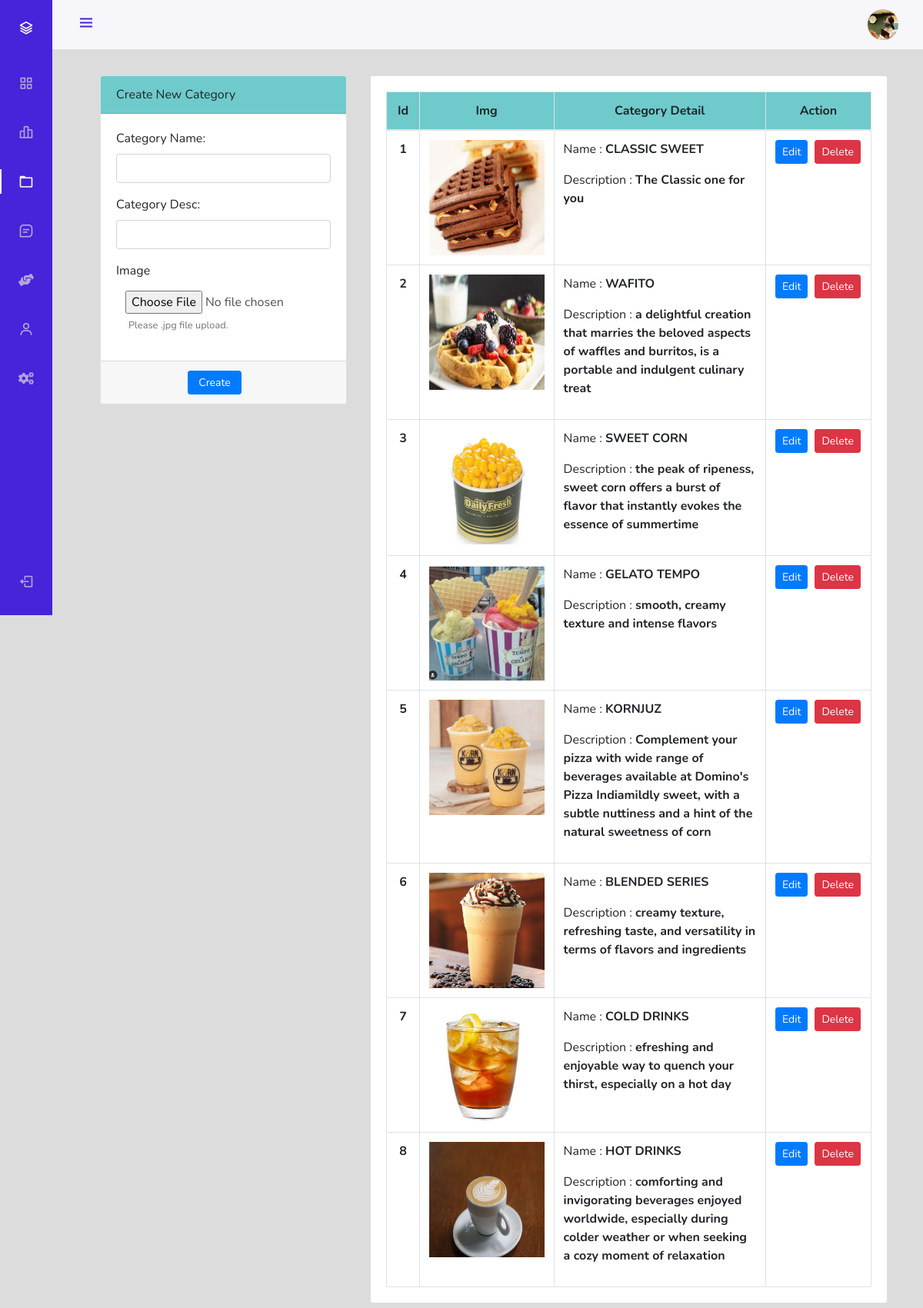
Page /admin/index.php?page=categoryManage (signed in) on the earlier database version.
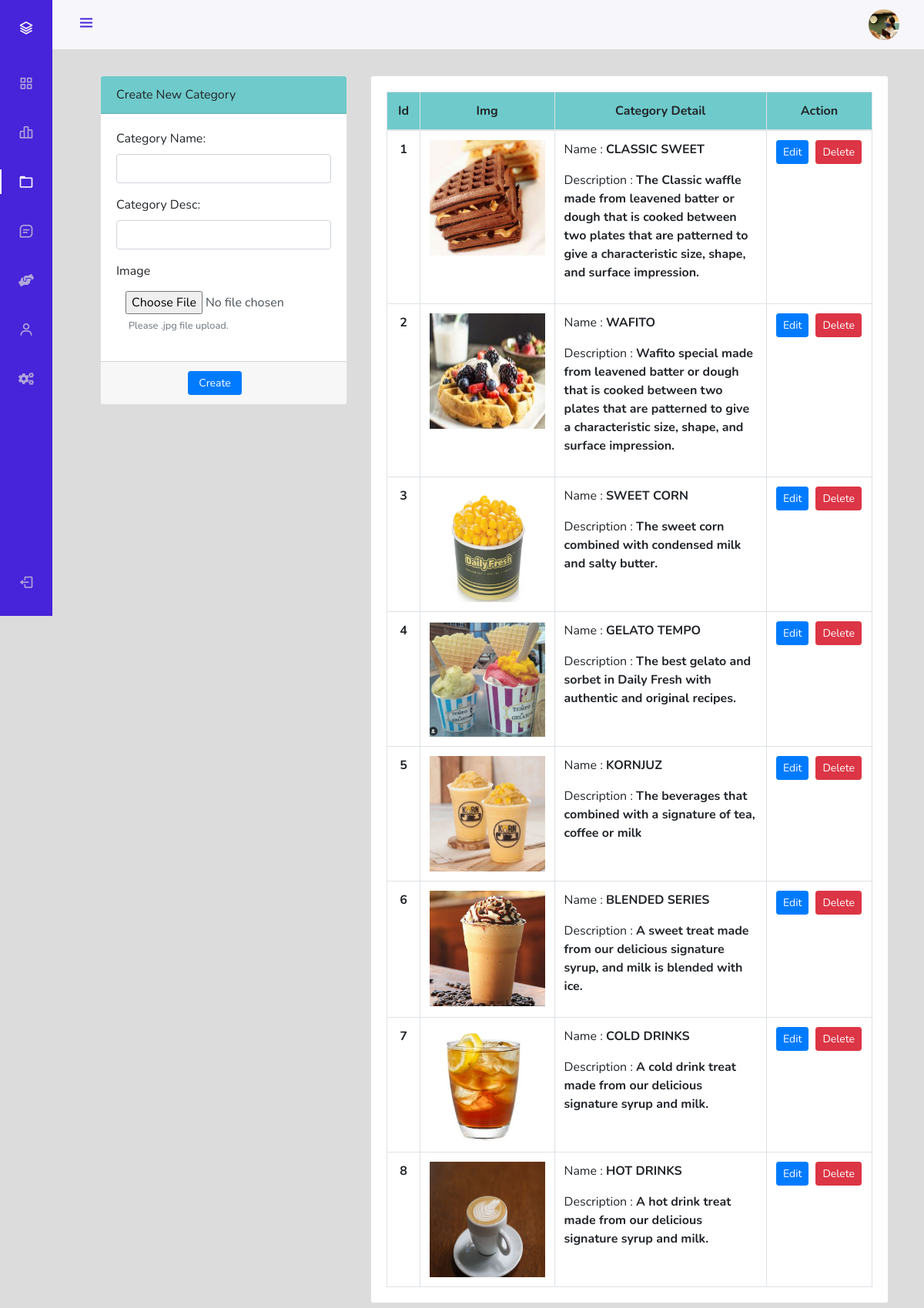
Same page on the later database version.
### tables this page shows
CREATE TABLE `categories` (
  `categorieId` int(12) NOT NULL,
  `categorieName` varchar(255) NOT NULL,
  `categorieDesc` text NOT NULL,
  `categorieCreateDate` datetime NOT NULL DEFAULT current_timestamp()
);

### admin/categoryManage.php (the view, shortened to what this page needs)
<div class="container-fluid" style="margin-top:98px">
    <div class="col-lg-12">
        <div class="row">
            <div class="col-md-4">
                <form action="partials/_categoryManage.php" method="post" enctype="multipart/form-data">
                    <div class="card">
                        <div class="card-header" style="background-color: rgb(111 202 203);">
                            Create New Category
                        </div>
                        <div class="card-body">
                            <div class="form-group">
                                <label class="control-label">Category Name: </label>
                                <input type="text" class="form-control" name="name" required>
                            </div>
                            <div class="form-group">
                                <label class="control-label">Category Desc: </label>
                                <input type="text" class="form-control" name="desc" required>
                            </div>
                            <div class="form-group">
								<label for="image" class="control-label">Image</label>
								<input type="file" name="image" id="image" accept=".jpg" class="form-control" required style="border:none;">
								<small id="Info" class="form-text text-muted mx-3">Please .jpg file upload.</small>
							</div>
                        </div>
                        <div class="card-footer">
                            <div class="row">
                                <div class="col-md-12">
                                    <button type="submit" name="createCategory" class="btn btn-sm btn-primary col-sm-3 offset-md-4"> Create </button>
                                </div>
                            </div>
                        </div>
                    </div>
                </form>
            </div>
            <div class="col-md-8 mb-3">
                <div class="card">
                    <div class="card-body">
                    <table class="table table-bordered table-hover mb-0">
                        <thead style="background-color: rgb(111 202 203);">
                        <tr>
                            <th class="text-center" style="width:7%;">Id</th>
                            <th class="text-center">Img</th>
                            <th class="text-center" style="width:58%;">Category Detail</th>
                            <th class="text-center" style="width:18%;">Action</th>
                        </tr>
                        </thead>
                        <tbody>
                        <?php
                            $sql = "SELECT * FROM `categories`";
                            $result = mysqli_query($conn, $sql);
                            while($row = mysqli_fetch_assoc($result)){
                                $catId = $row['categorieId'];
                                $catName = $row['categorieName'];
                                $catDesc = $row['categorieDesc'];
                                echo '<tr>
                                        <td class="text-center"><b>' .$catId. '</b></td>
                                        <td><img src="/DailyFreshOrderingSystem/img/card-'.$catId. '.jpg" alt="image for this Category" width="150px" height="150px"></td>
                                        <td>
                                            <p>Name : <b>' .$catName. '</b></p>
                                            <p>Description : <b class="truncate">' .$catDesc. '</b></p>
                                        </td>
                                        <td class="text-center">
                                            <div class="row mx-auto" style="width:112px">
                                            <button class="btn btn-sm btn-primary edit_cat" type="button" data-toggle="modal" data-target="#updateCat' .$catId. '">Edit</button>
                                            <form action="partials/_categoryManage.php" method="POST">
                                                <button name="removeCategory" class="btn btn-sm btn-danger" style="margin-left:9px;">Delete</button>
                                                <input type="hidden" name="catId" value="'.$catId. '">
                                            </form></div>
                                        </td>
                                    </tr>';
                            }
                        ?>
                        </tbody>
                    </table>
                    </div>
                </div>
            </div>
        </div>
    </div>
</div>

Differences in the rows shown:
changed categories "CLASSIC SWEET": categorieDesc "The Classic one for you" → "The Classic waffle made from leavened batter or dough that is cooked between two plates that are patterned to give a characteristic size, shape, and surface impression."
changed categories "WAFITO": categorieDesc "a delightful creation that marries the beloved aspects of waffles and burritos, is a portable and indulgent culinary treat" → "Wafito special made from leavened batter or dough that is cooked between two plates that are patterned to give a characteristic size, shape, and surface impression."
changed categories "SWEET CORN": categorieDesc "the peak of ripeness, sweet corn offers a burst of flavor that instantly evokes the essence of summertime" → "The sweet corn combined with condensed milk and salty butter."
changed categories "GELATO TEMPO": categorieDesc "smooth, creamy texture and intense flavors" → "The best gelato and sorbet in Daily Fresh with authentic and original recipes."
changed categories "KORNJUZ": categorieDesc "Complement your pizza with wide range of beverages available at Domino's Pizza Indiamildly sweet, with a subtle nuttiness and a hint of the natural sweetness of corn" → "The beverages that combined with a signature of tea, coffee or milk"
changed categories "BLENDED SERIES": categorieDesc "creamy texture, refreshing taste, and versatility in terms of flavors and ingredients" → "A sweet treat made from our delicious signature syrup, and milk is blended with ice."
changed categories "COLD DRINKS": categorieDesc "efreshing and enjoyable way to quench your thirst, especially on a hot day" → "A cold drink treat made from our delicious signature syrup and milk."
changed categories "HOT DRINKS": categorieDesc "comforting and invigorating beverages enjoyed worldwide, especially during colder weather or when seeking a cozy moment of relaxation" → "A hot drink treat made from our delicious signature syrup and milk."
